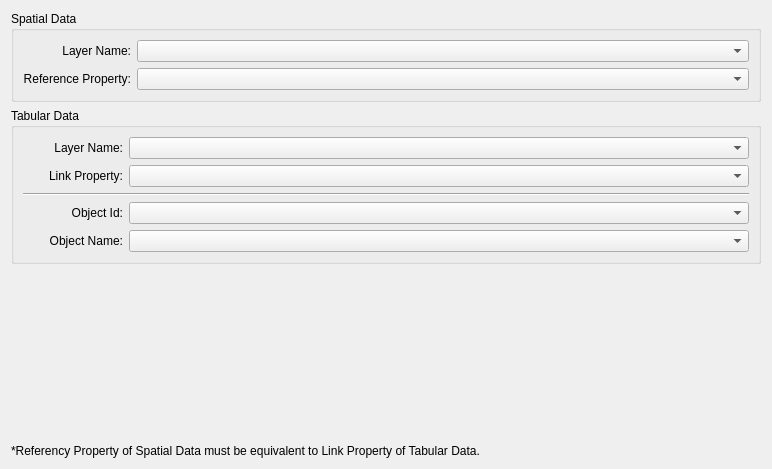
<?xml version="1.0" encoding="UTF-8"?>
<ui version="4.0">
 <class>ExternalTableWizardPageForm</class>
 <widget class="QWizardPage" name="ExternalTableWizardPageForm">
  <property name="geometry">
   <rect>
    <x>0</x>
    <y>0</y>
    <width>772</width>
    <height>469</height>
   </rect>
  </property>
  <property name="windowTitle">
   <string>WizardPage</string>
  </property>
  <layout class="QGridLayout" name="gridLayout_8">
   <item row="0" column="0">
    <layout class="QGridLayout" name="gridLayout_7">
     <item row="0" column="0">
      <widget class="QGroupBox" name="groupBox">
       <property name="title">
        <string>Spatial Data</string>
       </property>
       <property name="flat">
        <bool>true</bool>
       </property>
       <layout class="QGridLayout" name="gridLayout_2">
        <item row="0" column="0">
         <layout class="QGridLayout" name="gridLayout">
          <item row="0" column="0">
           <widget class="QLabel" name="label">
            <property name="minimumSize">
             <size>
              <width>100</width>
              <height>0</height>
             </size>
            </property>
            <property name="text">
             <string>Layer Name:</string>
            </property>
            <property name="alignment">
             <set>Qt::AlignRight|Qt::AlignTrailing|Qt::AlignVCenter</set>
            </property>
           </widget>
          </item>
          <item row="0" column="1">
           <widget class="QComboBox" name="m_spatialLayerComboBox">
            <property name="sizePolicy">
             <sizepolicy hsizetype="MinimumExpanding" vsizetype="Fixed">
              <horstretch>0</horstretch>
              <verstretch>0</verstretch>
             </sizepolicy>
            </property>
           </widget>
          </item>
          <item row="1" column="0">
           <widget class="QLabel" name="label_2">
            <property name="minimumSize">
             <size>
              <width>100</width>
              <height>0</height>
             </size>
            </property>
            <property name="text">
             <string>Reference Property:</string>
            </property>
            <property name="alignment">
             <set>Qt::AlignRight|Qt::AlignTrailing|Qt::AlignVCenter</set>
            </property>
           </widget>
          </item>
          <item row="1" column="1">
           <widget class="QComboBox" name="m_spatialPropertyComboBox">
            <property name="sizePolicy">
             <sizepolicy hsizetype="MinimumExpanding" vsizetype="Fixed">
              <horstretch>0</horstretch>
              <verstretch>0</verstretch>
             </sizepolicy>
            </property>
           </widget>
          </item>
         </layout>
        </item>
       </layout>
      </widget>
     </item>
     <item row="1" column="0">
      <widget class="QGroupBox" name="groupBox_2">
       <property name="title">
        <string>Tabular Data</string>
       </property>
       <property name="flat">
        <bool>true</bool>
       </property>
       <layout class="QGridLayout" name="gridLayout_6">
        <item row="0" column="0">
         <layout class="QGridLayout" name="gridLayout_5">
          <item row="0" column="0">
           <layout class="QGridLayout" name="gridLayout_4">
            <item row="0" column="0">
             <widget class="QLabel" name="label_3">
              <property name="minimumSize">
               <size>
                <width>100</width>
                <height>0</height>
               </size>
              </property>
              <property name="text">
               <string>Layer Name:</string>
              </property>
              <property name="alignment">
               <set>Qt::AlignRight|Qt::AlignTrailing|Qt::AlignVCenter</set>
              </property>
             </widget>
            </item>
            <item row="0" column="1">
             <widget class="QComboBox" name="m_tabularLayerComboBox">
              <property name="sizePolicy">
               <sizepolicy hsizetype="MinimumExpanding" vsizetype="Fixed">
                <horstretch>0</horstretch>
                <verstretch>0</verstretch>
               </sizepolicy>
              </property>
             </widget>
            </item>
            <item row="1" column="0">
             <widget class="QLabel" name="label_4">
              <property name="minimumSize">
               <size>
                <width>100</width>
                <height>0</height>
               </size>
              </property>
              <property name="text">
               <string>Link Property:</string>
              </property>
              <property name="alignment">
               <set>Qt::AlignRight|Qt::AlignTrailing|Qt::AlignVCenter</set>
              </property>
             </widget>
            </item>
            <item row="1" column="1">
             <widget class="QComboBox" name="m_tabularLinkPropComboBox">
              <property name="sizePolicy">
               <sizepolicy hsizetype="MinimumExpanding" vsizetype="Fixed">
                <horstretch>0</horstretch>
                <verstretch>0</verstretch>
               </sizepolicy>
              </property>
             </widget>
            </item>
           </layout>
          </item>
          <item row="1" column="0">
           <widget class="Line" name="line">
            <property name="orientation">
             <enum>Qt::Horizontal</enum>
            </property>
           </widget>
          </item>
          <item row="2" column="0">
           <layout class="QGridLayout" name="gridLayout_3">
            <item row="0" column="0">
             <widget class="QLabel" name="label_5">
              <property name="minimumSize">
               <size>
                <width>100</width>
                <height>0</height>
               </size>
              </property>
              <property name="text">
               <string>Object Id:</string>
              </property>
              <property name="alignment">
               <set>Qt::AlignRight|Qt::AlignTrailing|Qt::AlignVCenter</set>
              </property>
             </widget>
            </item>
            <item row="0" column="1">
             <widget class="QComboBox" name="m_tabularObjIdComboBox">
              <property name="sizePolicy">
               <sizepolicy hsizetype="MinimumExpanding" vsizetype="Fixed">
                <horstretch>0</horstretch>
                <verstretch>0</verstretch>
               </sizepolicy>
              </property>
             </widget>
            </item>
            <item row="1" column="0">
             <widget class="QLabel" name="label_6">
              <property name="minimumSize">
               <size>
                <width>100</width>
                <height>0</height>
               </size>
              </property>
              <property name="text">
               <string>Object Name:</string>
              </property>
              <property name="alignment">
               <set>Qt::AlignRight|Qt::AlignTrailing|Qt::AlignVCenter</set>
              </property>
             </widget>
            </item>
            <item row="1" column="1">
             <widget class="QComboBox" name="m_tabularObjNameComboBox">
              <property name="sizePolicy">
               <sizepolicy hsizetype="MinimumExpanding" vsizetype="Fixed">
                <horstretch>0</horstretch>
                <verstretch>0</verstretch>
               </sizepolicy>
              </property>
             </widget>
            </item>
           </layout>
          </item>
         </layout>
        </item>
       </layout>
      </widget>
     </item>
     <item row="2" column="0">
      <spacer name="verticalSpacer">
       <property name="orientation">
        <enum>Qt::Vertical</enum>
       </property>
       <property name="sizeHint" stdset="0">
        <size>
         <width>20</width>
         <height>40</height>
        </size>
       </property>
      </spacer>
     </item>
     <item row="3" column="0">
      <widget class="QLabel" name="label_7">
       <property name="text">
        <string>*Referency Property of Spatial Data must be equivalent to Link Property of Tabular Data.</string>
       </property>
      </widget>
     </item>
    </layout>
   </item>
  </layout>
 </widget>
 <tabstops>
  <tabstop>m_spatialLayerComboBox</tabstop>
  <tabstop>m_spatialPropertyComboBox</tabstop>
  <tabstop>m_tabularLayerComboBox</tabstop>
  <tabstop>m_tabularLinkPropComboBox</tabstop>
  <tabstop>m_tabularObjIdComboBox</tabstop>
  <tabstop>m_tabularObjNameComboBox</tabstop>
 </tabstops>
 <resources/>
 <connections/>
</ui>
